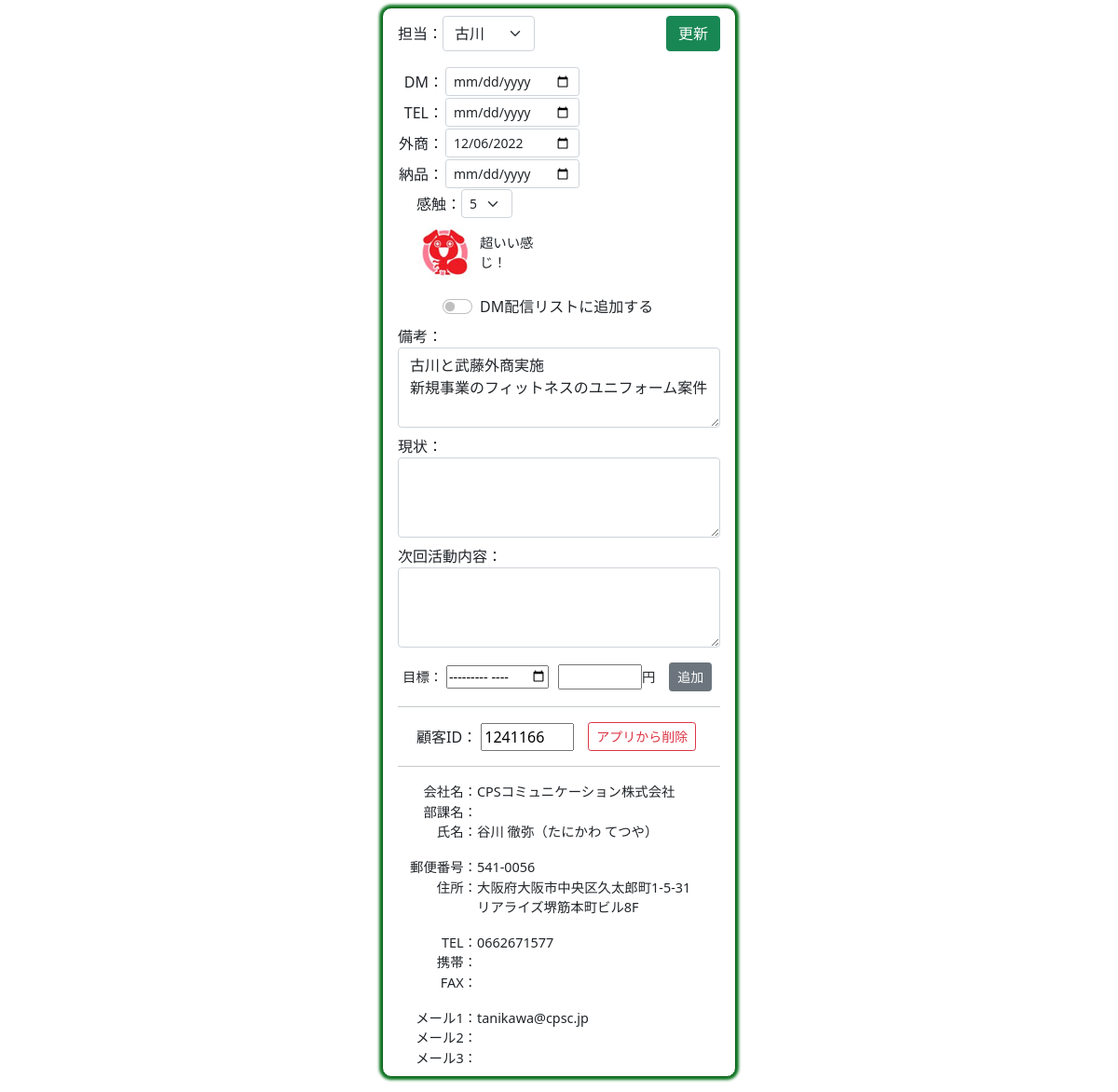
The app's page /right/2590/ with its own data.
### houjin/models.py (models this page shows, shortened)
class Customer(models.Model):
    cus_id=models.CharField("顧客ID",max_length=10,null=True,blank=True)
    sei=models.CharField("姓",max_length=10,null=True,blank=True)
    mei=models.CharField("名",max_length=10,null=True,blank=True)
    sei_kana=models.CharField("姓かな",max_length=10,null=True,blank=True)
    mei_kana=models.CharField("名かな",max_length=10,null=True,blank=True)
    mail1=models.EmailField("メール1",null=True,blank=True)
    mail2=models.EmailField("メール2",null=True,blank=True)
    mail3=models.EmailField("メール3",null=True,blank=True)
    yubin=models.CharField("郵便番号",max_length=10,null=True,blank=True)
    adress=models.CharField("住所",max_length=100,null=True,blank=True)
    pref=models.CharField("都道府県",max_length=10,null=True,blank=True)
    city=models.CharField("市区町村",max_length=50,null=True,blank=True)
    banchi=models.CharField("番地",max_length=50,null=True,blank=True)
    build=models.CharField("建物",max_length=50,null=True,blank=True)
    com=models.CharField("会社",max_length=50,null=True,blank=True)
    busho=models.CharField("部署",max_length=50,null=True,blank=True)
    tel=models.CharField("電話",max_length=20,null=True,blank=True)
    mob=models.CharField("携帯",max_length=20,null=True,blank=True)
    fax=models.CharField("FAX",max_length=20,null=True,blank=True)
    toroku=models.CharField("登録日",max_length=10,null=True,blank=True)
    kensu=models.IntegerField("件数",null=True,blank=True)
    money=models.IntegerField("金額",null=True,blank=True)
    tantou=models.IntegerField("担当",default=0)
    dm_day=models.CharField("DM",max_length=10,blank=True,default="")
    tel_day=models.CharField("TEL",max_length=10,blank=True,default="")
    gaisho_day=models.CharField("外商",max_length=10,blank=True,default="")
    nouhin_day=models.CharField("納品",max_length=10,blank=True,default="")
    dm_check=models.BooleanField("DMリスト",default=False)
    kanshoku=models.IntegerField("感触",default=0)
    bikou=models.TextField("備考",blank=True,default="")
    bikou2=models.TextField("備考2",blank=True,default="")
    bikou3=models.TextField("備考3",blank=True,default="")

### houjin/views.py (the view)
# urls.py: path('right/<int:pk>/', right1, name="right1"),
def right1(request,pk):
    if request.method=="POST":
        ins=Customer.objects.get(pk=pk)
        form=Right_form(request.POST,instance=ins)
        form.save()
        return redirect("houjin:left")
    else:
        ins=Customer.objects.get(pk=pk)
        cus=Customer.objects.filter(pk=pk)
        form=Right_form(instance=ins)
        sell=Sell.objects.filter(sell_cus_id = ins.cus_id).order_by("sell_mon")
        return render(request,"houjin/right.html",{"form":form,"cus":cus,"sell":sell})

### houjin/templates/houjin/right.html (shortened to what this page needs)
{% load humanize %}
{% load static %}
<!DOCTYPE html>
<html lang="ja">
<head>
    <link href="https://cdn.jsdelivr.net/npm/bootstrap@5.0.2/dist/css/bootstrap.min.css" rel="stylesheet">
</head>
<body>
    <div class="main mb-4">
        <div>
            <form action="" method="post" target="ifr1">{% csrf_token %}
                <div class="class1">
                    <div class="class1" style="width: 50%;" align="left">
                        <div>担当：</div>
                        <div>{{form.tantou}}</div>
                    </div>
                    <div style="width: 50%;" align="right" >
                        <button type="submit" class="btn btn-success">更新</button>
                    </div>
                </div>
                <div class="data mt-3">
                    <div>
                        <table>
                            <tr>
                                <td style="text-align: right;">DM：</td>
                                <td>{{form.dm_day}}</td>
                            </tr>
                            <tr>
                                <td style="text-align: right;">TEL：</td>
                                <td>{{form.tel_day}}</td>
                            </tr>
                            <tr>
                                <td>外商：</td>
                                <td>{{form.gaisho_day}}</td>
                            </tr>
                            <tr>
                                <td>納品：</td>
                                <td>{{form.nouhin_day}}</td>
                            </tr>
                        </table>
                    </div>
                    <div style="margin-left: 20px;">
                        <div class="class1">
                            <div>感触：</div>
                            <div>{{form.kanshoku}}</div>
                        </div>
                        <div class="kanshoku_detail class1" id="kanshoku_detail" style="font-size: 90%; padding: 0.2em;">
                            {% for i in cus %}
                                {% if  i.kanshoku == 1 %}
                                    <div><img src="{% static '1.jpg' %}"></div>
                                    <div style="margin-left: 10px;">ダメや。。</div>
                                {% elif i.kanshoku == 2 %}
                                    <div><img src="{% static '2.jpg' %}"></div>
                                    <div style="margin-left: 10px;">期待はかなり薄いね</div>
                                {% elif i.kanshoku == 3 %}
                                    <div><img src="{% static '3.jpg' %}"></div>
                                    <div style="margin-left: 10px;">可もなく<br>不可もなく</div>
                                {% elif i.kanshoku == 4 %}
                                    <div><img src="{% static '4.jpg' %}"></div>
                                    <div style="margin-left: 10px;"> なかなかの好感触！</div>
                                {% elif i.kanshoku == 5 %}
                                    <div><img src="{% static '5.jpg' %}"></div>
                                    <div style="margin-left: 10px;"> 超いい感じ！</div>
                                {% endif %}
                            {% endfor %}
                        </div>
                    </div>
                </div>
                <div class="form-check form-switch mt-3" style="margin-left: 3em;">
                    {{form.dm_check}}
                    <label class="form-check-label" for="dm_send">DM配信リストに追加する</label>
                </div>
                <div class="mt-2" >
                    <div>備考：</div>
                    <div>{{form.bikou}}</div>
                </div>
                <div class="mt-2" >
                    <div>現状：</div>
                    <div>{{form.bikou2}}</div>
                </div>
                <div class="mt-2" >
                    <div>次回活動内容：</div>
                    <div>{{form.bikou3}}</div>
                </div>
            </form>
        </div>
        {% for i in cus %}
            {% if i.tantou != 0 %}
            <div>
                <form action="{% url 'houjin:sell' %}" method="post">{% csrf_token %}
                    <div class="class1 mt-3" style="font-size: 0.9em;">
                        <div style="margin-left: 5px;">
                            <label for="sell_mon">目標：</label>
                            <input type="month" name="sell_mon" id="sell_mon" style="width: 110px;" required>
                        </div>
                        <div style="margin-left: 10px;">
                            <input type="number" name="sell_money" id="sell_money" style="width: 90px;" required>
                        </div>
                        <div>円</div>
                        <div style="margin-left: 15px;">
                            <button type="submit" class="btn btn-secondary btn-sm">追加</button>
                        </div>
                    </div>
                </form>
            </div>
            {% endif %}
            <hr>
            <form action="{% url 'houjin:delete' %}" method="post" target="_top">{% csrf_token %}
                <div class="class1 mt-3">
                    <div style="margin-left: 20px;">
                        <label for="cus_id">顧客ID：</label>
                        <input type="text" name="cus_id" id="cus_id" value="{{i.cus_id}}" style="width: 100px;" readonly>
                    </div>
                    <div style="margin-left: 15px;">
                        <button type="submit" class="btn btn-outline-danger btn-sm" onclick="return confirm('本当に削除しますか？')">アプリから削除</button>
                    </div>
                </div>
            </form>
            <hr>
            <div style="font-size: 0.9em;">
                <div class="data">
                    <div class="name">会社名：</div>
                    {% if i.com %}
                        <div class="data-code">{{i.com}}</div>
                    {% endif %}
                </div>
                <div class="data">
                    <div class="name">部課名：</div>
                    {% if i.com %}
                    <div class="data-code">{{i.busho}}</div>
                    {% endif %}
                </div>
                <div class="data">
                    <div class="name">氏名：</div>
                    {% if i.com %}
                    <div class="data-code">{{i.sei}} {{i.mei}}（{{i.sei_kana}} {{i.mei_kana}}）</div>
                    {% endif %}
                </div>
                <div class="data mt-3">
                    <div class="name">郵便番号：</div>
                    {% if i.com %}
                        <div class="data-code">{{i.yubin}}</div>
                    {% endif %}
                </div>
                <div class="data">
                    <div class="name">住所：</div>
                    {% if i.com %}
                        <div class="data-code">{{i.pref}}{{i.city}}{{i.banchi}}{{i.build}}</div>
                    {% endif %}
                </div>
                <div class="data mt-3">
                    <div class="name">TEL：</div>
                    {% if i.com %}
                        <div class="data-code">{{i.tel}}</div>
                    {% endif %}
                </div>
                <div class="data">
                    <div class="name">携帯：</div>
                    {% if i.com %}
                        <div class="data-code">{{i.mob}}</div>
                    {% endif %}
                </div>
                <div class="data">
                    <div class="name">FAX：</div>
                    {% if i.com %}
                        <div class="data-code">{{i.fax}}</div>
                    {% endif %}
                </div>
                <div class="data mt-3">
                    <div class="name">メール1：</div>
                    {% if i.com %}
                        <div class="data-code">{{i.mail1}}</div>
                    {% endif %}
                </div>
                <div class="data">
                    <div class="name">メール2：</div>
                    {% if i.com %}
                        <div class="data-code">{{i.mail2}}</div>
                    {% endif %}
                </div>
                <div class="data">
                    <div class="name">メール3：</div>
                    {% if i.com %}
                        <div class="data-code">{{i.mail3}}</div>
                    {% endif %}
                </div>
            </div>
        {% endfor %}
    </div>
</body>
</html>

### houjin/templates/houjin/right.html (style rules this page uses)
.class1 { display: flex; flex-direction: row; align-items: center; }
.main { padding: 0.5em 1em; margin: 0 auto; margin-top: 0.5em; background: #FFF; border: solid 1px #0b5f1a; border-radius: 10px; box-shadow: 0 1px 1px rgba(0, 0, 0, 0.22); width: 380px; box-shadow: 0 0 3px 3px #0e7722; }
.data { display: flex; flex-wrap: wrap; }
.name { width: 85px; text-align: right; }
.data-code { width: calc(340px - 100px); }
.kanshoku_detail { margin-top: 0.5em; width: 135px; height: 60px; }

### records on screen
Customer: tantou "古川", gaisho_day "12/06/2022", kanshoku "5", bikou "古川と武藤外商実施 新規事業のフィットネスのユニフォーム案件", cus_id "1241166", com "CPSコミュニケーション株式会社", sei "谷川", mei "徹弥", sei_kana "たにかわ", mei_kana "てつや", yubin "541-0056", pref "大阪府", city "大阪市中央区", banchi "久太郎町1-5-31", build "リアライズ堺筋本町ビル8F", tel "0662671577", mail1 "tanikawa@cpsc.jp"
